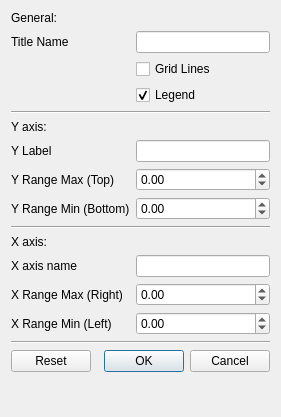
<?xml version="1.0" encoding="UTF-8"?>
<ui version="4.0">
 <class>Dialog</class>
 <widget class="QDialog" name="Dialog">
  <property name="geometry">
   <rect>
    <x>0</x>
    <y>0</y>
    <width>281</width>
    <height>417</height>
   </rect>
  </property>
  <property name="windowTitle">
   <string>Dialog</string>
  </property>
  <layout class="QFormLayout" name="formLayout">
   <item row="1" column="0">
    <widget class="QLabel" name="_label_5">
     <property name="text">
      <string>Title Name</string>
     </property>
    </widget>
   </item>
   <item row="1" column="1">
    <widget class="QLineEdit" name="le_title">
     <property name="text">
      <string/>
     </property>
    </widget>
   </item>
   <item row="4" column="0" colspan="2">
    <widget class="Line" name="_l">
     <property name="orientation">
      <enum>Qt::Horizontal</enum>
     </property>
    </widget>
   </item>
   <item row="5" column="0" colspan="2">
    <widget class="QLabel" name="_label_7">
     <property name="text">
      <string>Y axis:</string>
     </property>
    </widget>
   </item>
   <item row="6" column="0">
    <widget class="QLabel" name="_label_2">
     <property name="text">
      <string>Y Label</string>
     </property>
    </widget>
   </item>
   <item row="6" column="1">
    <widget class="QLineEdit" name="le_y_label">
     <property name="text">
      <string/>
     </property>
    </widget>
   </item>
   <item row="7" column="0">
    <widget class="QLabel" name="_label_3">
     <property name="text">
      <string>Y Range Max (Top)</string>
     </property>
    </widget>
   </item>
   <item row="7" column="1">
    <widget class="QDoubleSpinBox" name="sb_y_range_max">
     <property name="minimum">
      <double>-1000.000000000000000</double>
     </property>
     <property name="maximum">
      <double>1500.000000000000000</double>
     </property>
    </widget>
   </item>
   <item row="8" column="0">
    <widget class="QLabel" name="_label_4">
     <property name="text">
      <string>Y Range Min (Bottom)</string>
     </property>
    </widget>
   </item>
   <item row="8" column="1">
    <widget class="QDoubleSpinBox" name="sb_y_range_min">
     <property name="minimum">
      <double>-1000.000000000000000</double>
     </property>
     <property name="maximum">
      <double>1500.000000000000000</double>
     </property>
    </widget>
   </item>
   <item row="9" column="0" colspan="2">
    <widget class="Line" name="_l_2">
     <property name="orientation">
      <enum>Qt::Horizontal</enum>
     </property>
    </widget>
   </item>
   <item row="10" column="0" colspan="2">
    <widget class="QLabel" name="_label_8">
     <property name="text">
      <string>X axis:</string>
     </property>
    </widget>
   </item>
   <item row="11" column="0">
    <widget class="QLabel" name="_label_9">
     <property name="text">
      <string>X axis name</string>
     </property>
    </widget>
   </item>
   <item row="11" column="1">
    <widget class="QLineEdit" name="le_x_label">
     <property name="text">
      <string/>
     </property>
    </widget>
   </item>
   <item row="12" column="0">
    <widget class="QLabel" name="_label_10">
     <property name="text">
      <string>X Range Max (Right)</string>
     </property>
    </widget>
   </item>
   <item row="12" column="1">
    <widget class="QDoubleSpinBox" name="sb_x_range_max">
     <property name="minimum">
      <double>-1000.000000000000000</double>
     </property>
     <property name="maximum">
      <double>1000.000000000000000</double>
     </property>
    </widget>
   </item>
   <item row="13" column="0">
    <widget class="QLabel" name="_label_6">
     <property name="text">
      <string>X Range Min (Left)</string>
     </property>
    </widget>
   </item>
   <item row="13" column="1">
    <widget class="QDoubleSpinBox" name="sb_x_range_min">
     <property name="minimum">
      <double>-1000.000000000000000</double>
     </property>
     <property name="maximum">
      <double>1000.000000000000000</double>
     </property>
    </widget>
   </item>
   <item row="14" column="0" colspan="2">
    <widget class="Line" name="_l_3">
     <property name="orientation">
      <enum>Qt::Horizontal</enum>
     </property>
    </widget>
   </item>
   <item row="2" column="1">
    <widget class="QCheckBox" name="cb_grid">
     <property name="text">
      <string>Grid Lines</string>
     </property>
    </widget>
   </item>
   <item row="3" column="1">
    <widget class="QCheckBox" name="cb_legend">
     <property name="text">
      <string>Legend</string>
     </property>
     <property name="checked">
      <bool>true</bool>
     </property>
    </widget>
   </item>
   <item row="0" column="0" colspan="2">
    <widget class="QLabel" name="_label_1">
     <property name="text">
      <string>General:</string>
     </property>
    </widget>
   </item>
   <item row="16" column="0" colspan="2">
    <widget class="QDialogButtonBox" name="btn_box">
     <property name="orientation">
      <enum>Qt::Horizontal</enum>
     </property>
     <property name="standardButtons">
      <set>QDialogButtonBox::Cancel|QDialogButtonBox::Ok|QDialogButtonBox::Reset</set>
     </property>
    </widget>
   </item>
  </layout>
 </widget>
 <resources/>
 <connections>
  <connection>
   <sender>btn_box</sender>
   <signal>accepted()</signal>
   <receiver>Dialog</receiver>
   <slot>accept()</slot>
   <hints>
    <hint type="sourcelabel">
     <x>248</x>
     <y>254</y>
    </hint>
    <hint type="destinationlabel">
     <x>157</x>
     <y>274</y>
    </hint>
   </hints>
  </connection>
  <connection>
   <sender>btn_box</sender>
   <signal>rejected()</signal>
   <receiver>Dialog</receiver>
   <slot>reject()</slot>
   <hints>
    <hint type="sourcelabel">
     <x>316</x>
     <y>260</y>
    </hint>
    <hint type="destinationlabel">
     <x>286</x>
     <y>274</y>
    </hint>
   </hints>
  </connection>
 </connections>
</ui>
